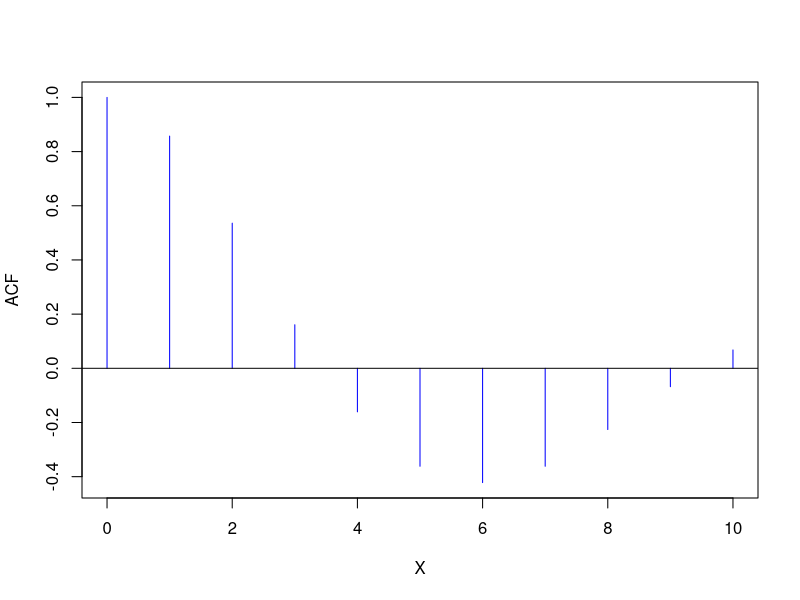
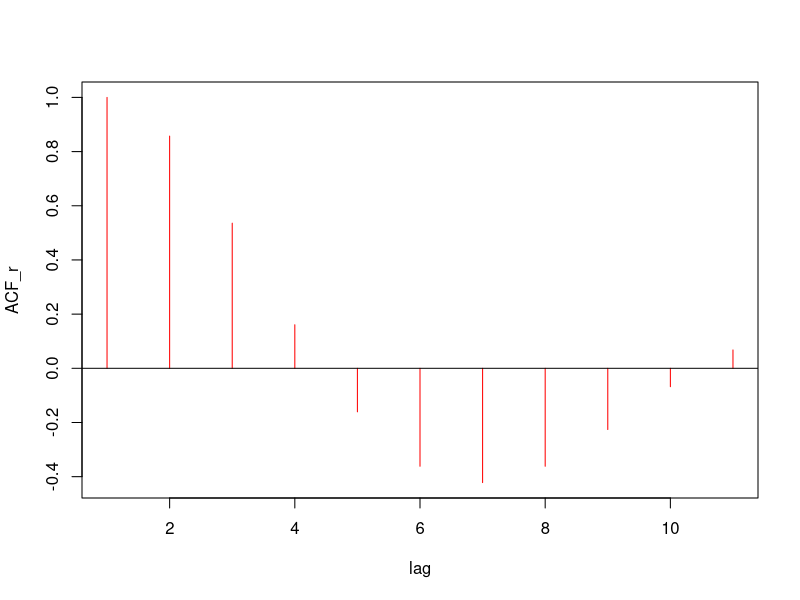

Write R code to recreate these figures, in order.
## ---- chunk 1
loop <- function(n){
  
  a <- 1
  b <- 6/7
  for (i in 2:n){
    a_new <- b
    b <- 1.5*b - 0.75*a
    a <- a_new
  }
  return(b)
}
## ---- chunk 2
ACF<-c(1,6/7,loop(2),loop(3),loop(4),loop(5),loop(6),loop(7),loop(8),loop(9),loop(10))
X<-c(0:10)
plot(X,ACF,type = "h",col = "blue")
abline(h=0)
## ---- chunk 3
ACF_r = ARMAacf(ar= c(1.5,-0.75),ma=0,10)
plot(ACF_r,type = "h",xlab = "lag",col = "red")
abline(h=0)
